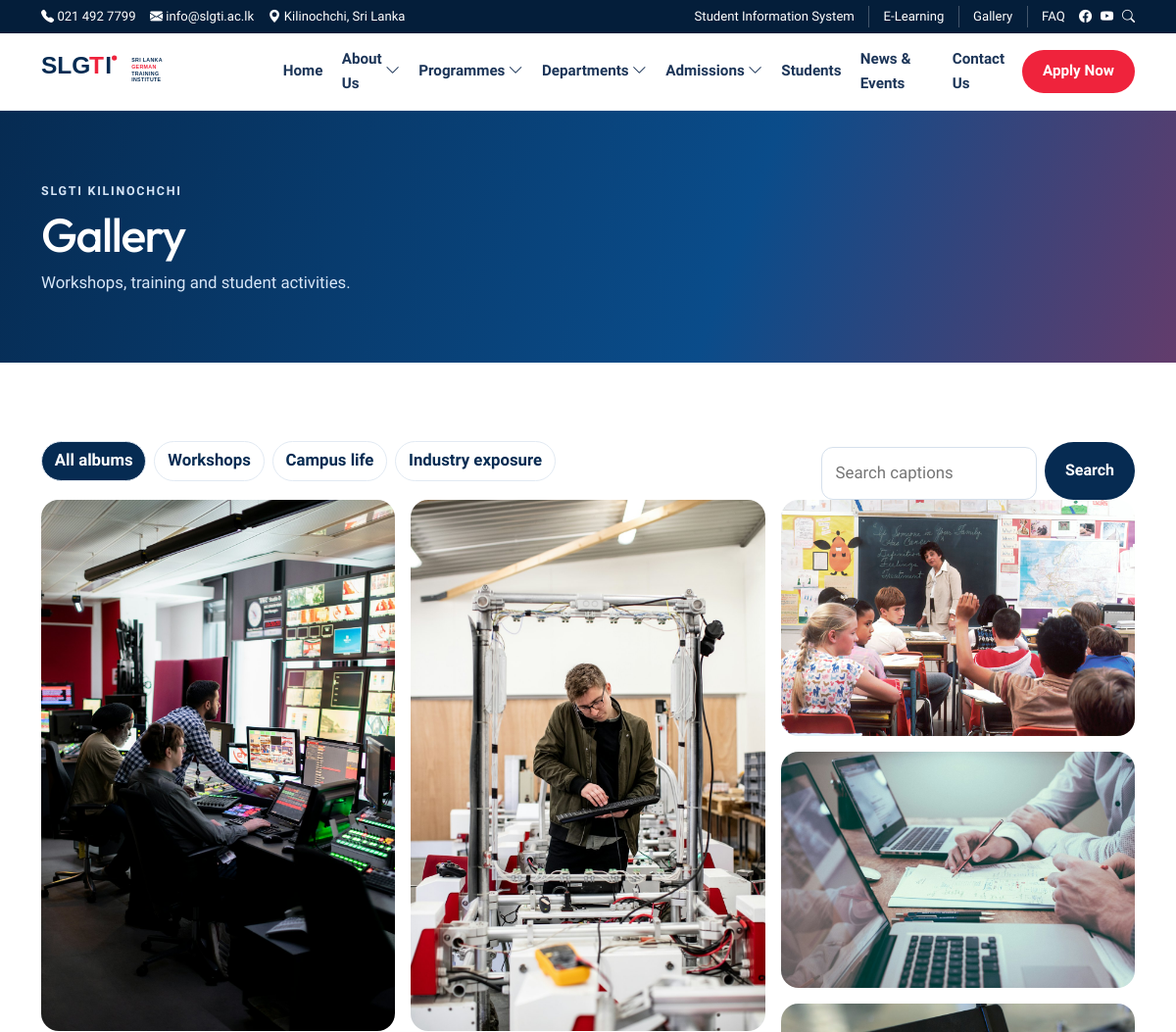
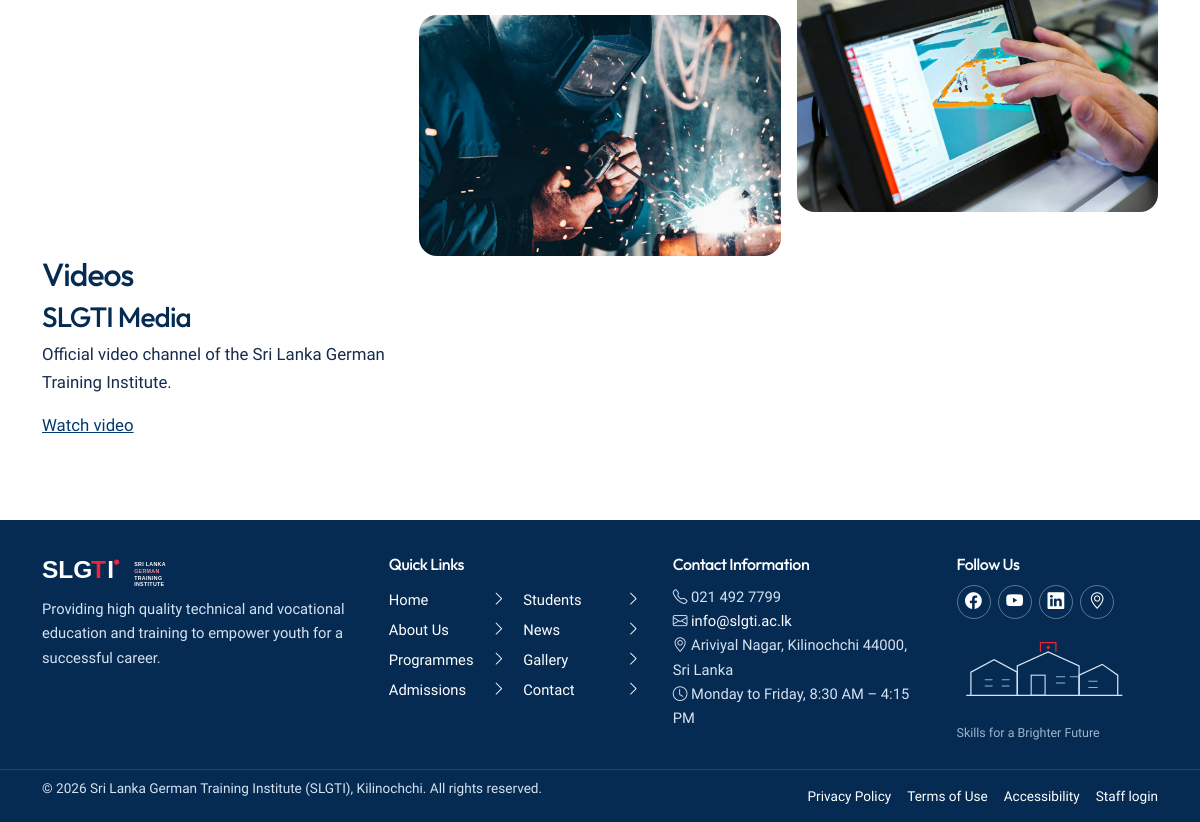
The page /gallery on the database its author committed (2 pictures, top to bottom).
### tables this page shows
CREATE TABLE `menu_items` (
  `id` int unsigned NOT NULL AUTO_INCREMENT,
  `menu_id` int unsigned NOT NULL,
  `parent_id` int unsigned DEFAULT NULL,
  `label` varchar(150) NOT NULL,
  `url` varchar(255) NOT NULL,
  `sort_order` int NOT NULL DEFAULT '0',
  `status` varchar(20) NOT NULL DEFAULT 'published',
  PRIMARY KEY (`id`),
  KEY `fk_menu_items_parent` (`parent_id`),
  KEY `idx_menu_order` (`menu_id`,`sort_order`),
  CONSTRAINT `fk_menu_items_menu` FOREIGN KEY (`menu_id`) REFERENCES `menus` (`id`) ON DELETE CASCADE,
  CONSTRAINT `fk_menu_items_parent` FOREIGN KEY (`parent_id`) REFERENCES `menu_items` (`id`) ON DELETE CASCADE
);

CREATE TABLE `galleries` (
  `id` int unsigned NOT NULL AUTO_INCREMENT,
  `title` varchar(150) NOT NULL,
  `slug` varchar(150) NOT NULL,
  `description` text,
  `cover` varchar(255) DEFAULT NULL,
  `sort_order` int NOT NULL DEFAULT '0',
  `status` varchar(20) NOT NULL DEFAULT 'published',
  `created_at` datetime NOT NULL DEFAULT CURRENT_TIMESTAMP,
  PRIMARY KEY (`id`),
  UNIQUE KEY `slug` (`slug`)
);

CREATE TABLE `gallery_images` (
  `id` int unsigned NOT NULL AUTO_INCREMENT,
  `gallery_id` int unsigned NOT NULL,
  `title` varchar(180) NOT NULL,
  `image` varchar(255) NOT NULL,
  `sort_order` int NOT NULL DEFAULT '0',
  `status` varchar(20) NOT NULL DEFAULT 'published',
  PRIMARY KEY (`id`),
  KEY `fk_gallery_images` (`gallery_id`),
  CONSTRAINT `fk_gallery_images` FOREIGN KEY (`gallery_id`) REFERENCES `galleries` (`id`) ON DELETE CASCADE
);

CREATE TABLE `videos` (
  `id` int unsigned NOT NULL AUTO_INCREMENT,
  `title` varchar(180) NOT NULL,
  `description` text,
  `video_url` varchar(255) NOT NULL,
  `category` varchar(80) DEFAULT NULL,
  `sort_order` int NOT NULL DEFAULT '0',
  `status` varchar(20) NOT NULL DEFAULT 'published',
  `created_at` datetime NOT NULL DEFAULT CURRENT_TIMESTAMP,
  PRIMARY KEY (`id`)
);

### app/Helpers/functions.php (called while the page is built, shortened)
<?php
function config(string $key, mixed $default = null): mixed
{
    return $GLOBALS['app_config'][$key] ?? $default;
}
function e(?string $value): string
{
    return htmlspecialchars((string) $value, ENT_QUOTES, 'UTF-8');
}
function base_url(string $path = ''): string
{
    static $base = null;
    if ($base === null) {
        $configured = (string) config('url', '');
        if ($configured !== '') {
            $base = rtrim($configured, '/');
        } else {
            $script = str_replace('\\', '/', dirname($_SERVER['SCRIPT_NAME'] ?? ''));
            $script = (string) preg_replace('#/public$#', '', $script);
            $base = ($script === '/' || $script === '.' || $script === '') ? '' : rtrim($script, '/');
        }
    }
    if ($path === '') {
        return $base === '' ? '/' : $base;
    }
    return ($base === '' ? '' : $base) . '/' . ltrim($path, '/');
}
function url(string $path = ''): string
{
    return base_url($path);
}
function asset(string $path): string
{
    $relative = ltrim($path, '/');
    $full = ROOT_PATH . '/public/assets/' . $relative;
    $version = is_file($full) ? (string) filemtime($full) : '1';
    return base_url('assets/' . $relative) . '?v=' . $version;
}
function media_url(?string $path): string
{
    return base_url(ltrim($path, '/'));
}
function current_path(): string
{
    $path = parse_url($_SERVER['REQUEST_URI'] ?? '/', PHP_URL_PATH) ?: '/';
    $base = rtrim(base_url(), '/');
    $path = '/' . trim($path, '/');
    return $path === '/' ? '/' : rtrim($path, '/');
}
function is_active(string $path): bool
{
    $current = current_path();
    $path = parse_url($path, PHP_URL_PATH) ?: '/';
    $path = '/' . trim($path, '/');
    if ($path === '/') {
        return $current === '/';
    }
    return $current === $path || str_starts_with($current, $path . '/');
}
function settings(?string $key = null, ?string $default = null): mixed
{
    static $cache = null;
    if ($cache === null) {
        $rows = \App\Core\Model::fetchAll('SELECT setting_key, setting_value FROM settings');
        $cache = [];
        foreach ($rows as $row) {
            $cache[$row['setting_key']] = $row['setting_value'];
        }
    }
    if ($key === null) {
        return $cache;
    }
    return $cache[$key] ?? $default;
}
function setting_url(string $key, string $fallback = '#'): string
{
    $value = trim((string) settings($key, ''));
    return $value !== '' ? $value : $fallback;
}
function menu_tree(string $slug): array
{
    $menu = \App\Core\Model::fetch('SELECT id FROM menus WHERE slug = ?', [$slug]);
    $items = \App\Core\Model::fetchAll(
        "SELECT * FROM menu_items WHERE menu_id = ? AND status = 'published' ORDER BY sort_order ASC, id ASC",
        [(int) $menu['id']]
    );
    $grouped = [];
    foreach ($items as $item) {
        $grouped[(int) ($item['parent_id'] ?? 0)][] = $item;
    }
    $build = function (int $parent) use (&$build, $grouped): array {
        $branch = [];
        foreach ($grouped[$parent] ?? [] as $item) {
            $item['children'] = $build((int) $item['id']);
            $branch[] = $item;
        }
        return $branch;
    };
    return $build(0);
}
function nav_href(string $href): string
{
    return base_url(ltrim($href, '/'));
}
function view(string $name, array $data = [], ?string $layout = 'layouts/main'): void
{
    $data['metaTitle'] = $data['metaTitle'] ?? settings('site_name', 'SLGTI');
    $data['metaDescription'] = $data['metaDescription'] ?? settings('meta_description', '');
    extract($data, EXTR_SKIP);
    $viewFile = APP_PATH . '/Views/' . $name . '.php';
    require $viewFile;
    require APP_PATH . '/Views/' . $layout . '.php';
}
function youtube_id(string $url): ?string
{
    return null;
}

### app/Controllers/GalleryController.php (called while the page is built, shortened)
<?php
final class GalleryController
{
    public function index(): void
    {
        $album = trim((string) ($_GET['album'] ?? ''));
        $q = trim((string) ($_GET['q'] ?? ''));
        $sql = "SELECT gi.*, g.title AS album, g.slug AS album_slug
                FROM gallery_images gi
                INNER JOIN galleries g ON g.id = gi.gallery_id
                WHERE gi.status = 'published' AND g.status = 'published'";
        $params = [];
        $sql .= ' ORDER BY g.sort_order ASC, gi.sort_order ASC';
        view('gallery/index', [
            'images' => Model::fetchAll($sql, $params),
            'albums' => Model::fetchAll("SELECT * FROM galleries WHERE status = 'published' ORDER BY sort_order ASC"),
            'videos' => Model::fetchAll("SELECT * FROM videos WHERE status = 'published' ORDER BY sort_order ASC"),
            'activeAlbum' => $album,
            'query' => $q,
            'metaTitle' => 'Gallery | SLGTI',
            'metaDescription' => 'Photographs and videos of workshops, laboratories and student life at SLGTI.',
        ]);
    }
}

### app/bootstrap.php (called while the page is built, shortened)
<?php
require APP_PATH . '/Helpers/functions.php';
spl_autoload_register(static function (string $class): void {
    $prefix = 'App\\';
    $relative = str_replace('\\', '/', substr($class, strlen($prefix)));
    $file = APP_PATH . '/' . $relative . '.php';
});
$router = new Router();
$router->dispatch($_SERVER['REQUEST_METHOD'] ?? 'GET', $_SERVER['REQUEST_URI'] ?? '/');

### public/index.php (called while the page is built, shortened)
<?php
require APP_PATH . '/bootstrap.php';

### app/Core/Database.php (called while the page is built, shortened)
<?php
final class Database
{
    private static ?PDO $pdo = null;
    public static function connection(): PDO
    {
        if (self::$pdo instanceof PDO) {
            return self::$pdo;
        }
        $config = require CONFIG_PATH . '/database.php';
        $dsn = sprintf(
            'mysql:host=%s;port=%d;dbname=%s;charset=%s',
            $config['host'],
            (int) $config['port'],
            $config['database'],
            $config['charset']
        );
        try {
            self::$pdo = new PDO($dsn, $config['username'], $config['password'], [
                PDO::ATTR_ERRMODE => PDO::ERRMODE_EXCEPTION,
                PDO::ATTR_DEFAULT_FETCH_MODE => PDO::FETCH_ASSOC,
                PDO::ATTR_EMULATE_PREPARES => false,
            ]);
        } catch (PDOException $exception) {
            self::fail($exception);
        }
        return self::$pdo;
    }
}

### app/Core/Model.php (called while the page is built, shortened)
<?php
class Model
{
    public static function query(string $sql, array $params = []): PDOStatement
    {
        $statement = Database::connection()->prepare($sql);
        $statement->execute($params);
        return $statement;
    }
    public static function fetchAll(string $sql, array $params = []): array
    {
        return self::query($sql, $params)->fetchAll();
    }
    public static function fetch(string $sql, array $params = []): ?array
    {
        $row = self::query($sql, $params)->fetch();
        return $row ?: null;
    }
}

### config/database.php (called while the page is built, shortened)
<?php
return [
    'host' => '127.0.0.1',
    'port' => 3306,
    'database' => 'webslgti',
    'username' => 'root',
    'password' => '1234',
    'charset' => 'utf8mb4',
];

### app/Views/gallery/index.php (the view, shortened to what this page needs)
<?php $title = 'Gallery'; $lead = 'Workshops, training and student activities.'; require APP_PATH . '/Views/partials/page-hero.php'; ?>
<section class="section">
    <div class="container gallery-tools">
        <div class="filters">
            <a class="<?= $activeAlbum === '' ? 'is-current' : '' ?>" href="<?= e(url('gallery')) ?>">All albums</a>
            <?php foreach ($albums as $album): ?>
                <a class="<?= $activeAlbum === $album['slug'] ? 'is-current' : '' ?>" href="<?= e(url('gallery?album=' . $album['slug'])) ?>"><?= e($album['title']) ?></a>
            <?php endforeach; ?>
        </div>
        <form method="get" action="<?= e(url('gallery')) ?>" role="search">
            <input type="search" name="q" value="<?= e($query) ?>" placeholder="Search captions" aria-label="Search gallery">
            <button class="btn btn-navy" type="submit">Search</button>
        </form>
    </div>
    <div class="container masonry" id="galleryGrid">
        <?php foreach ($images as $image): ?>
            <button type="button" class="shot" data-full="<?= e(media_url($image['image'])) ?>" data-caption="<?= e($image['title']) ?>">
                <img src="<?= e(media_url($image['image'])) ?>" alt="<?= e($image['title']) ?>" loading="lazy" width="700" height="480">
            </button>
        <?php endforeach; ?>
    </div>
    <div class="container">
        <h2>Videos</h2>
        <div class="video-grid">
            <?php foreach ($videos as $video): ?>
                <?php $youtube = youtube_id($video['video_url']); ?>
                <article>
                    <h3><?= e($video['title']) ?></h3>
                    <p><?= e($video['description']) ?></p>
                    <?php if ($youtube): ?>
                        <iframe loading="lazy" title="<?= e($video['title']) ?>" src="https://www.youtube-nocookie.com/embed/<?= e($youtube) ?>" allow="accelerometer; autoplay; clipboard-write; encrypted-media; gyroscope; picture-in-picture" allowfullscreen></iframe>
                    <?php else: ?>
                        <p><a href="<?= e($video['video_url']) ?>" target="_blank" rel="noopener">Watch video</a></p>
                    <?php endif; ?>
                </article>
            <?php endforeach; ?>
        </div>
    </div>
</section>

### app/Core/Router.php (shortened to what this page needs)
<?php
final class Router
{
    private array $routes = [];
    private function add(string $method, string $path, array $handler): void
    {
        $this->routes[] = compact('method', 'path', 'handler');
    }
    public function dispatch(string $method, string $uri): void
    {
        $path = parse_url($uri, PHP_URL_PATH) ?: '/';
        $base = rtrim(str_replace('\\', '/', dirname($_SERVER['SCRIPT_NAME'] ?? '')), '/');
        $base = preg_replace('#/public$#', '', $base) ?: '';
        $path = '/' . trim($path, '/');
        if ($path !== '/') {
            $path = rtrim($path, '/');
        }
        foreach ($this->routes as $route) {
            if ($route['method'] !== $method) {
                continue;
            }
            $pattern = preg_replace('#\{([a-zA-Z_][a-zA-Z0-9_]*)\}#', '(?P<$1>[^/]+)', $route['path']);
            if (!preg_match('#^' . $pattern . '$#', $path, $matches)) {
                continue;
            }
            $params = [];
            $this->invoke($route['handler'], $params);
            return;
        }
    }
    private function invoke(array $handler, array $params): void
    {
        [$class, $method] = $handler;
        $controller = new $class();
        $controller->{$method}(...array_values($params));
    }
}

### app/Views/partials/navigation.php (shortened to what this page needs)
<?php $nav = $nav ?? menu_tree('header'); ?>
<nav class="primary-nav" id="primaryNav" aria-label="Primary">
    <ul>
        <?php if ($nav): ?>
            <?php foreach ($nav as $item): ?>
                <li class="<?= $item['children'] ? 'has-sub' : '' ?>">
                    <a href="<?= e(nav_href($item['url'])) ?>" <?= is_active($item['url']) ? 'aria-current="page"' : '' ?>>
                        <?= e($item['label']) ?>
                        <?php if ($item['children']): ?><i class="bi bi-chevron-down" aria-hidden="true"></i><?php endif; ?>
                    </a>
                </li>
            <?php endforeach; ?>
        <?php endif; ?>
    </ul>
</nav>

### app/Views/partials/footer.php
<?php $footerNav = menu_tree('footer'); ?>
<footer class="site-footer">
    <div class="container footer-grid">
        <div class="footer-brand">
            <img src="<?= e(asset('images/logo-white.svg')) ?>" alt="SLGTI" width="210" height="48">
            <p><?= e(settings('footer_text', 'Providing high quality technical and vocational education and training to empower youth for a successful career.')) ?></p>
        </div>
        <div>
            <h2>Quick Links</h2>
            <ul class="footer-links">
                <?php if ($footerNav): ?>
                    <?php foreach ($footerNav as $item): ?>
                        <li><a href="<?= e(nav_href($item['url'])) ?>"><?= e($item['label']) ?> <i class="bi bi-chevron-right"></i></a></li>
                    <?php endforeach; ?>
                <?php endif; ?>
            </ul>
        </div>
        <div>
            <h2>Contact Information</h2>
            <ul class="contact-list">
                <li><i class="bi bi-telephone"></i> <?= e(settings('phone')) ?></li>
                <li><i class="bi bi-envelope"></i> <a href="mailto:<?= e(settings('email')) ?>"><?= e(settings('email')) ?></a></li>
                <li><i class="bi bi-geo-alt"></i> <?= e(settings('address')) ?></li>
                <li><i class="bi bi-clock"></i> <?= e(settings('hours')) ?></li>
            </ul>
        </div>
        <div class="footer-follow">
            <h2>Follow Us</h2>
            <div class="footer-socials">
                <a href="<?= e(setting_url('facebook_url')) ?>" aria-label="Facebook" target="_blank" rel="noopener"><i class="bi bi-facebook"></i></a>
                <a href="<?= e(setting_url('youtube_url')) ?>" aria-label="YouTube" target="_blank" rel="noopener"><i class="bi bi-youtube"></i></a>
                <a href="<?= e(setting_url('linkedin_url')) ?>" aria-label="LinkedIn" target="_blank" rel="noopener"><i class="bi bi-linkedin"></i></a>
                <a href="<?= e(url('contact')) ?>" aria-label="Location"><i class="bi bi-geo-alt"></i></a>
            </div>
            <img class="campus-art" src="<?= e(asset('images/campus-line.svg')) ?>" alt="" width="180" height="90">
            <p class="campus-caption">Skills for a Brighter Future</p>
        </div>
    </div>
    <div class="footer-base">
        <div class="container footer-base-inner">
            <p>&copy; <?= date('Y') ?> Sri Lanka German Training Institute (SLGTI), Kilinochchi. All rights reserved.</p>
            <ul>
                <li><a href="<?= e(url('privacy')) ?>">Privacy Policy</a></li>
                <li><a href="<?= e(url('terms')) ?>">Terms of Use</a></li>
                <li><a href="<?= e(url('accessibility')) ?>">Accessibility</a></li>
                <li><a href="<?= e(url('admin/login')) ?>">Staff login</a></li>
            </ul>
        </div>
    </div>
</footer>

### rows shown on the page
menu_items: label "Home"
menu_items: label "About Us"
menu_items: label "Programmes"
menu_items: label "Departments"
menu_items: label "Admissions"
menu_items: label "Students"
menu_items: label "News & Events"
menu_items: label "Contact Us"
galleries: title "Workshops"
galleries: title "Campus life"
galleries: title "Industry exposure"
gallery_images: image (picture)
gallery_images: image (picture)
gallery_images: image (picture)
gallery_images: image (picture)
gallery_images: image (picture)
gallery_images: image (picture)
videos: title "SLGTI Media", description "Official video channel of the Sri Lanka German Training Institute."
menu_items: label "Home"
menu_items: label "About Us"
menu_items: label "Programmes"
menu_items: label "Admissions"
menu_items: label "Students"
menu_items: label "News"
menu_items: label "Gallery"
menu_items: label "Contact"

### other values the page prints
$phone "021 492 7799"
$email "info@slgti.ac.lk"
$location "Kilinochchi, Sri Lanka"
settings('phone') "021 492 7799"
settings('email') "info@slgti.ac.lk"
settings('address') "Ariviyal Nagar, Kilinochchi 44000, Sri Lanka"
settings('hours') "Monday to Friday, 8:30 AM – 4:15 PM"
